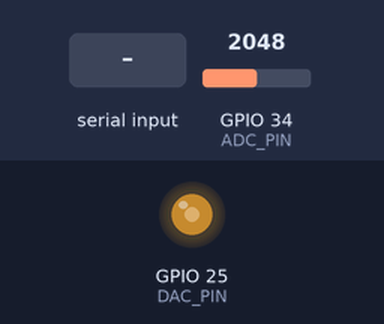
This sketch was run on a simulated ESP32. On the bench: output pins drawn as LEDs (lit = HIGH). Inputs (shaded band) come from the test bench; at power-on: GPIO 34 (ADC_PIN) = 2048. What the sketch prints to the serial monitor is not drawn.

Above: at 1.4 s.
1.5 s: "d 90\n" received over Serial
At 2.7 s:
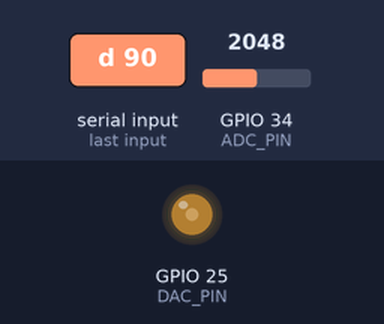
3.3 s: "d ,45\n" received over Serial
At 4.0 s:
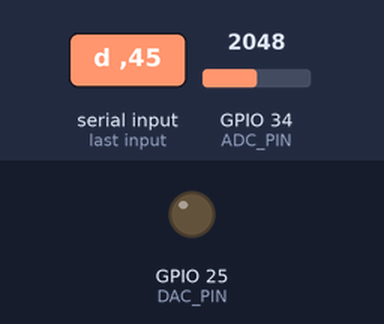
Timing chart, 0 to 6.3 s (numbered marks = the images above; inputs shaded):
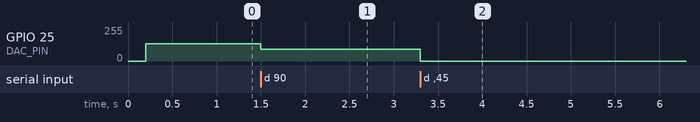

Measured:
- after the input at 1.5 s, GPIO 25 (DAC_PIN): 128/255 → 90/255 at once
- after the input at 3.3 s, GPIO 25 (DAC_PIN): 90/255 → 0/255 at once

The sketch:

adc_step.ino
```cpp
// adc_step.ino
//
// Experiment sketch for the internal-vs-external ADC decision: is the internal ESP32
// ADC's NOISE and NONLINEARITY small enough for our error budget? See hardware/adc_check.py.
//
// The DAC is used only as a convenient adjustable voltage source: the PC (adc_check.py) asks
// for a DAC code, this sketch holds it and streams raw ADC counts, and the person running the
// test reads the TRUE voltage at GPIO34 with a multimeter. Comparing counts to the multimeter
// isolates the ADC's own error (the DAC's nonlinearity doesn't matter, since we don't trust it).
//
// Wiring: same as Stage 2/3 — GPIO25 (DAC1) -> GPIO34 (ADC1_CH6). Put the multimeter across
// GPIO34 and GND.
//
// Protocol (921600 baud): send "d <code>\n" (0..255). Reply is CSV rows
//     dac_code,index,adc_counts
// followed by a "# done" line.

const int DAC_PIN = 25;
const int ADC_PIN = 34;
const unsigned long BAUD = 921600;
const int N_SAMPLES = 2000;
const int SETTLE_MS = 300;

void setup() {
  Serial.begin(BAUD);
  delay(200);
  dacWrite(DAC_PIN, 128);
  Serial.println("# adc_step ready: send 'd <code>' (0-255)");
  Serial.println("dac_code,index,adc_counts");
}

void loop() {
  if (!Serial.available()) return;
  String line = Serial.readStringUntil('\n');
  line.trim();
  if (!line.startsWith("d ")) return;

  int code = constrain(line.substring(2).toInt(), 0, 255);
  dacWrite(DAC_PIN, code);
  delay(SETTLE_MS);
  for (int i = 0; i < N_SAMPLES; i++) {
    Serial.printf("%d,%d,%d\n", code, i, analogRead(ADC_PIN));
  }
  Serial.println("# done");
}
```
